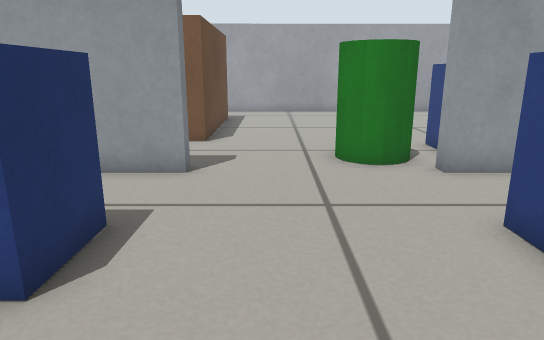
View 1 (above)

16 first-person views from a walk through a world built for the Gazebo simulator. The camera is 0.45 m above the floor, tilts 14° down and sees 70° across. The floor is counted in squares, 0.2 m on a side. Each view is taken from the middle of a square. On the plan, view 1 faces up. The plan holds only what a view shows up to about 20 squares ahead; the rest is blank.

View 2
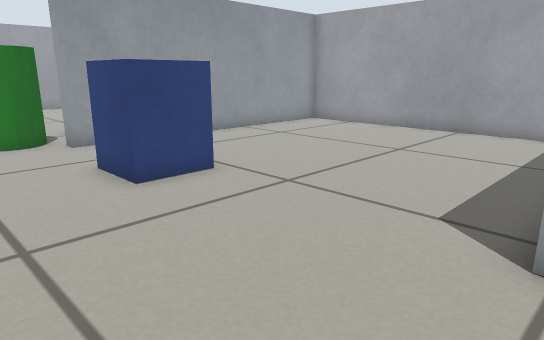

View 3
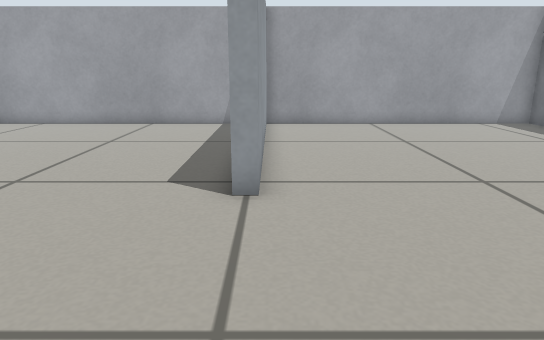

View 4
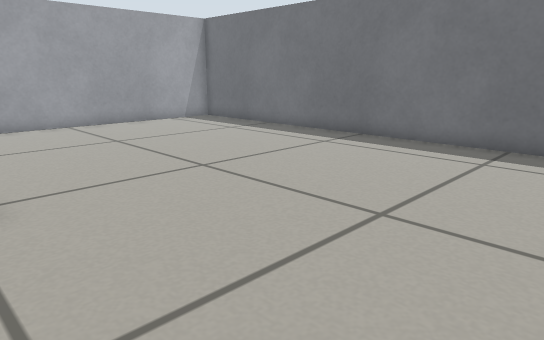

View 5
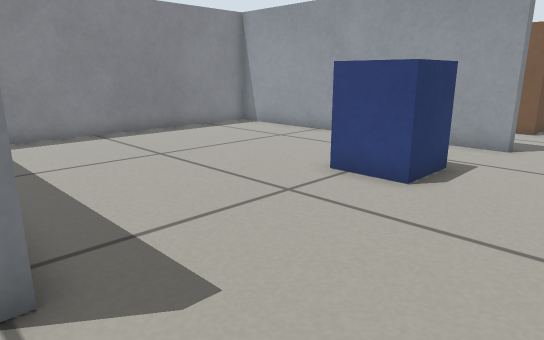

View 6
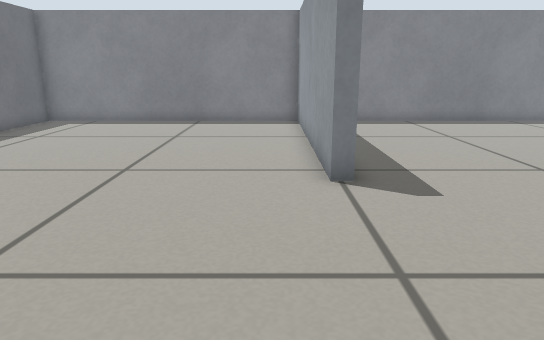

View 7
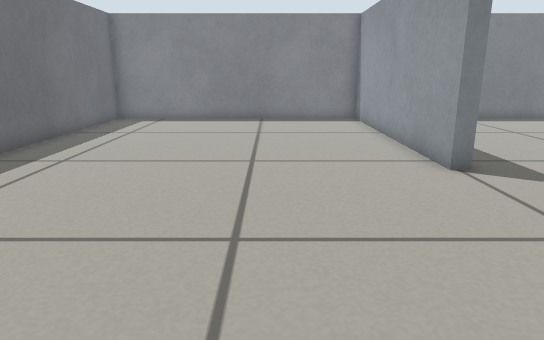

View 8
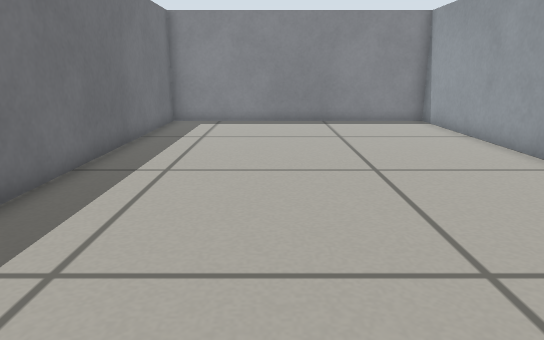

View 9
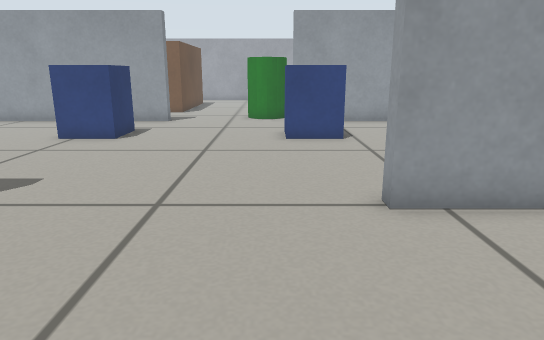

View 10
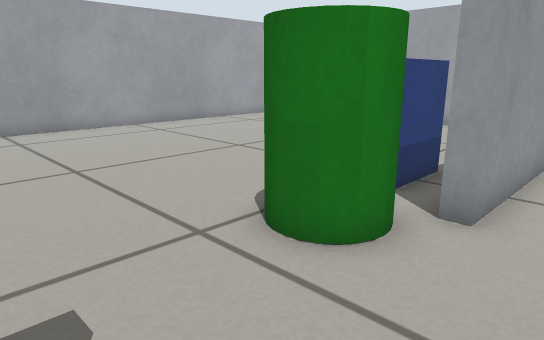

View 11
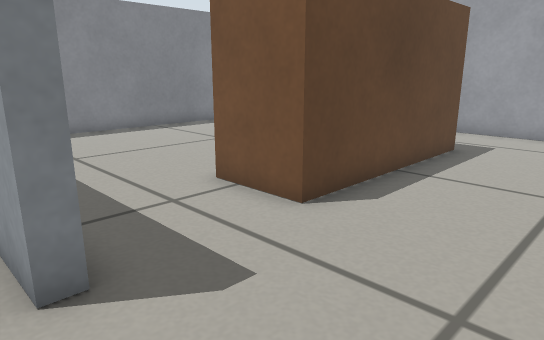

View 12
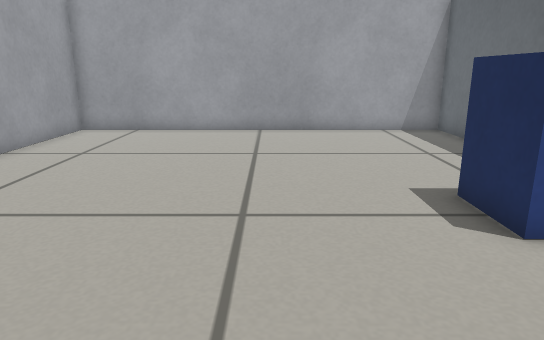

View 13
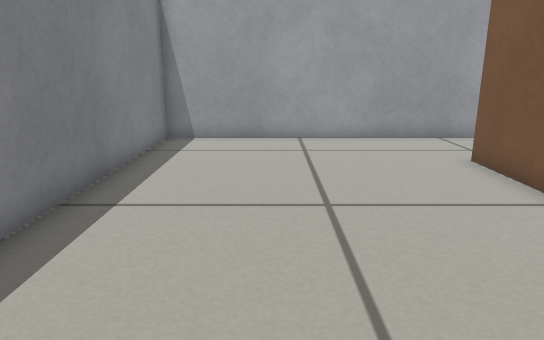

View 14
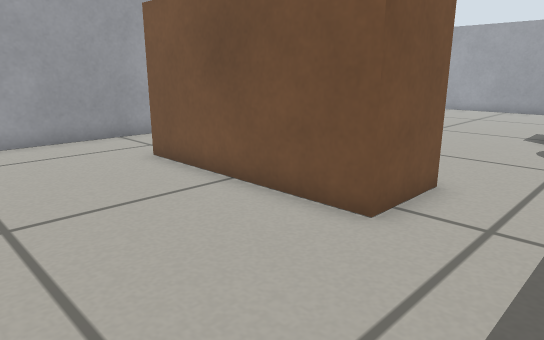

View 15
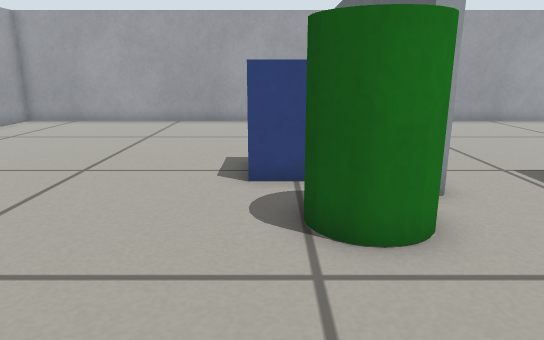

View 16
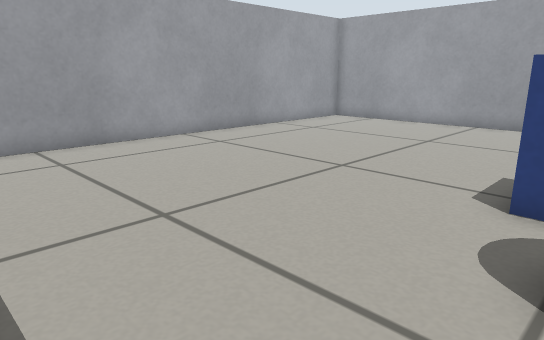

### Floor plan
Key: @ floor where view 1 was taken; # wall or solid block; . floor; B brown box; L blue box; C green cylinder.
Columns run from 14 left of view 1 to 16 right of it. Each row starts with its distance up from view 1.
 24 ###############################
 23 #.............................#
 22 #.............................#
 21 #.............................#
 20 #........B  B.................#
 19 #........B  B.................#
 18 #........B  B.................#
 17 #........B  B.................#
 16 #........B  B.................#
 15 #........B  B.................#
 14 #........B  B.................#
 13 #........BBBB.................#
 12   .................LLL........#
 11      ...........CCCLLL........#
 10     .   ........CC....   .....#
  9 #############.....#############
  8 #.......  ....................#
  7 #.......   ...................#
  6 #........  ...................#
  5 #.........LL......LL..........#
  4 #.........LL......LL..........#
  3 #.............................#
  2 #.............................#
  1 #.............................#
  0 #.............@...............#
 -1 #.............................#
 -2   ............................#
 -3            #.......#          #
 -4 ############.......############
 -5 #.............................#
 -6 #.............................#
 -7 #.............................#
 -8 #.............................#
 -9 #.............................#
-10 #.............................#
-11 #.............................#
-12 #.............................#
-13 #.............................#
-14 #.............................#
-15 #.............................#
-16 ###############################

Where each view was taken, in squares from view 1:
view 1: 0 up, 0 right, facing up
view 2: 4 down, 0 right, facing up-right
view 3: 4 down, 2 left, facing right
view 4: 3 down, 2 left, facing down-right
view 5: 4 down, 1 right, facing up-left
view 6: 5 down, 5 right, facing left
view 7: 8 down, 6 right, facing left
view 8: 11 down, 5 right, facing left
view 9: 10 down, 3 right, facing up
view 10: 7 up, 2 left, facing up-right
view 11: 8 up, 2 right, facing up-left
view 12: 16 up, 0 right, facing right
view 13: 10 up, 10 left, facing up
view 14: 10 up, 10 left, facing up-right
view 15: 12 up, 3 left, facing right
view 16: 11 up, 2 left, facing up-right
